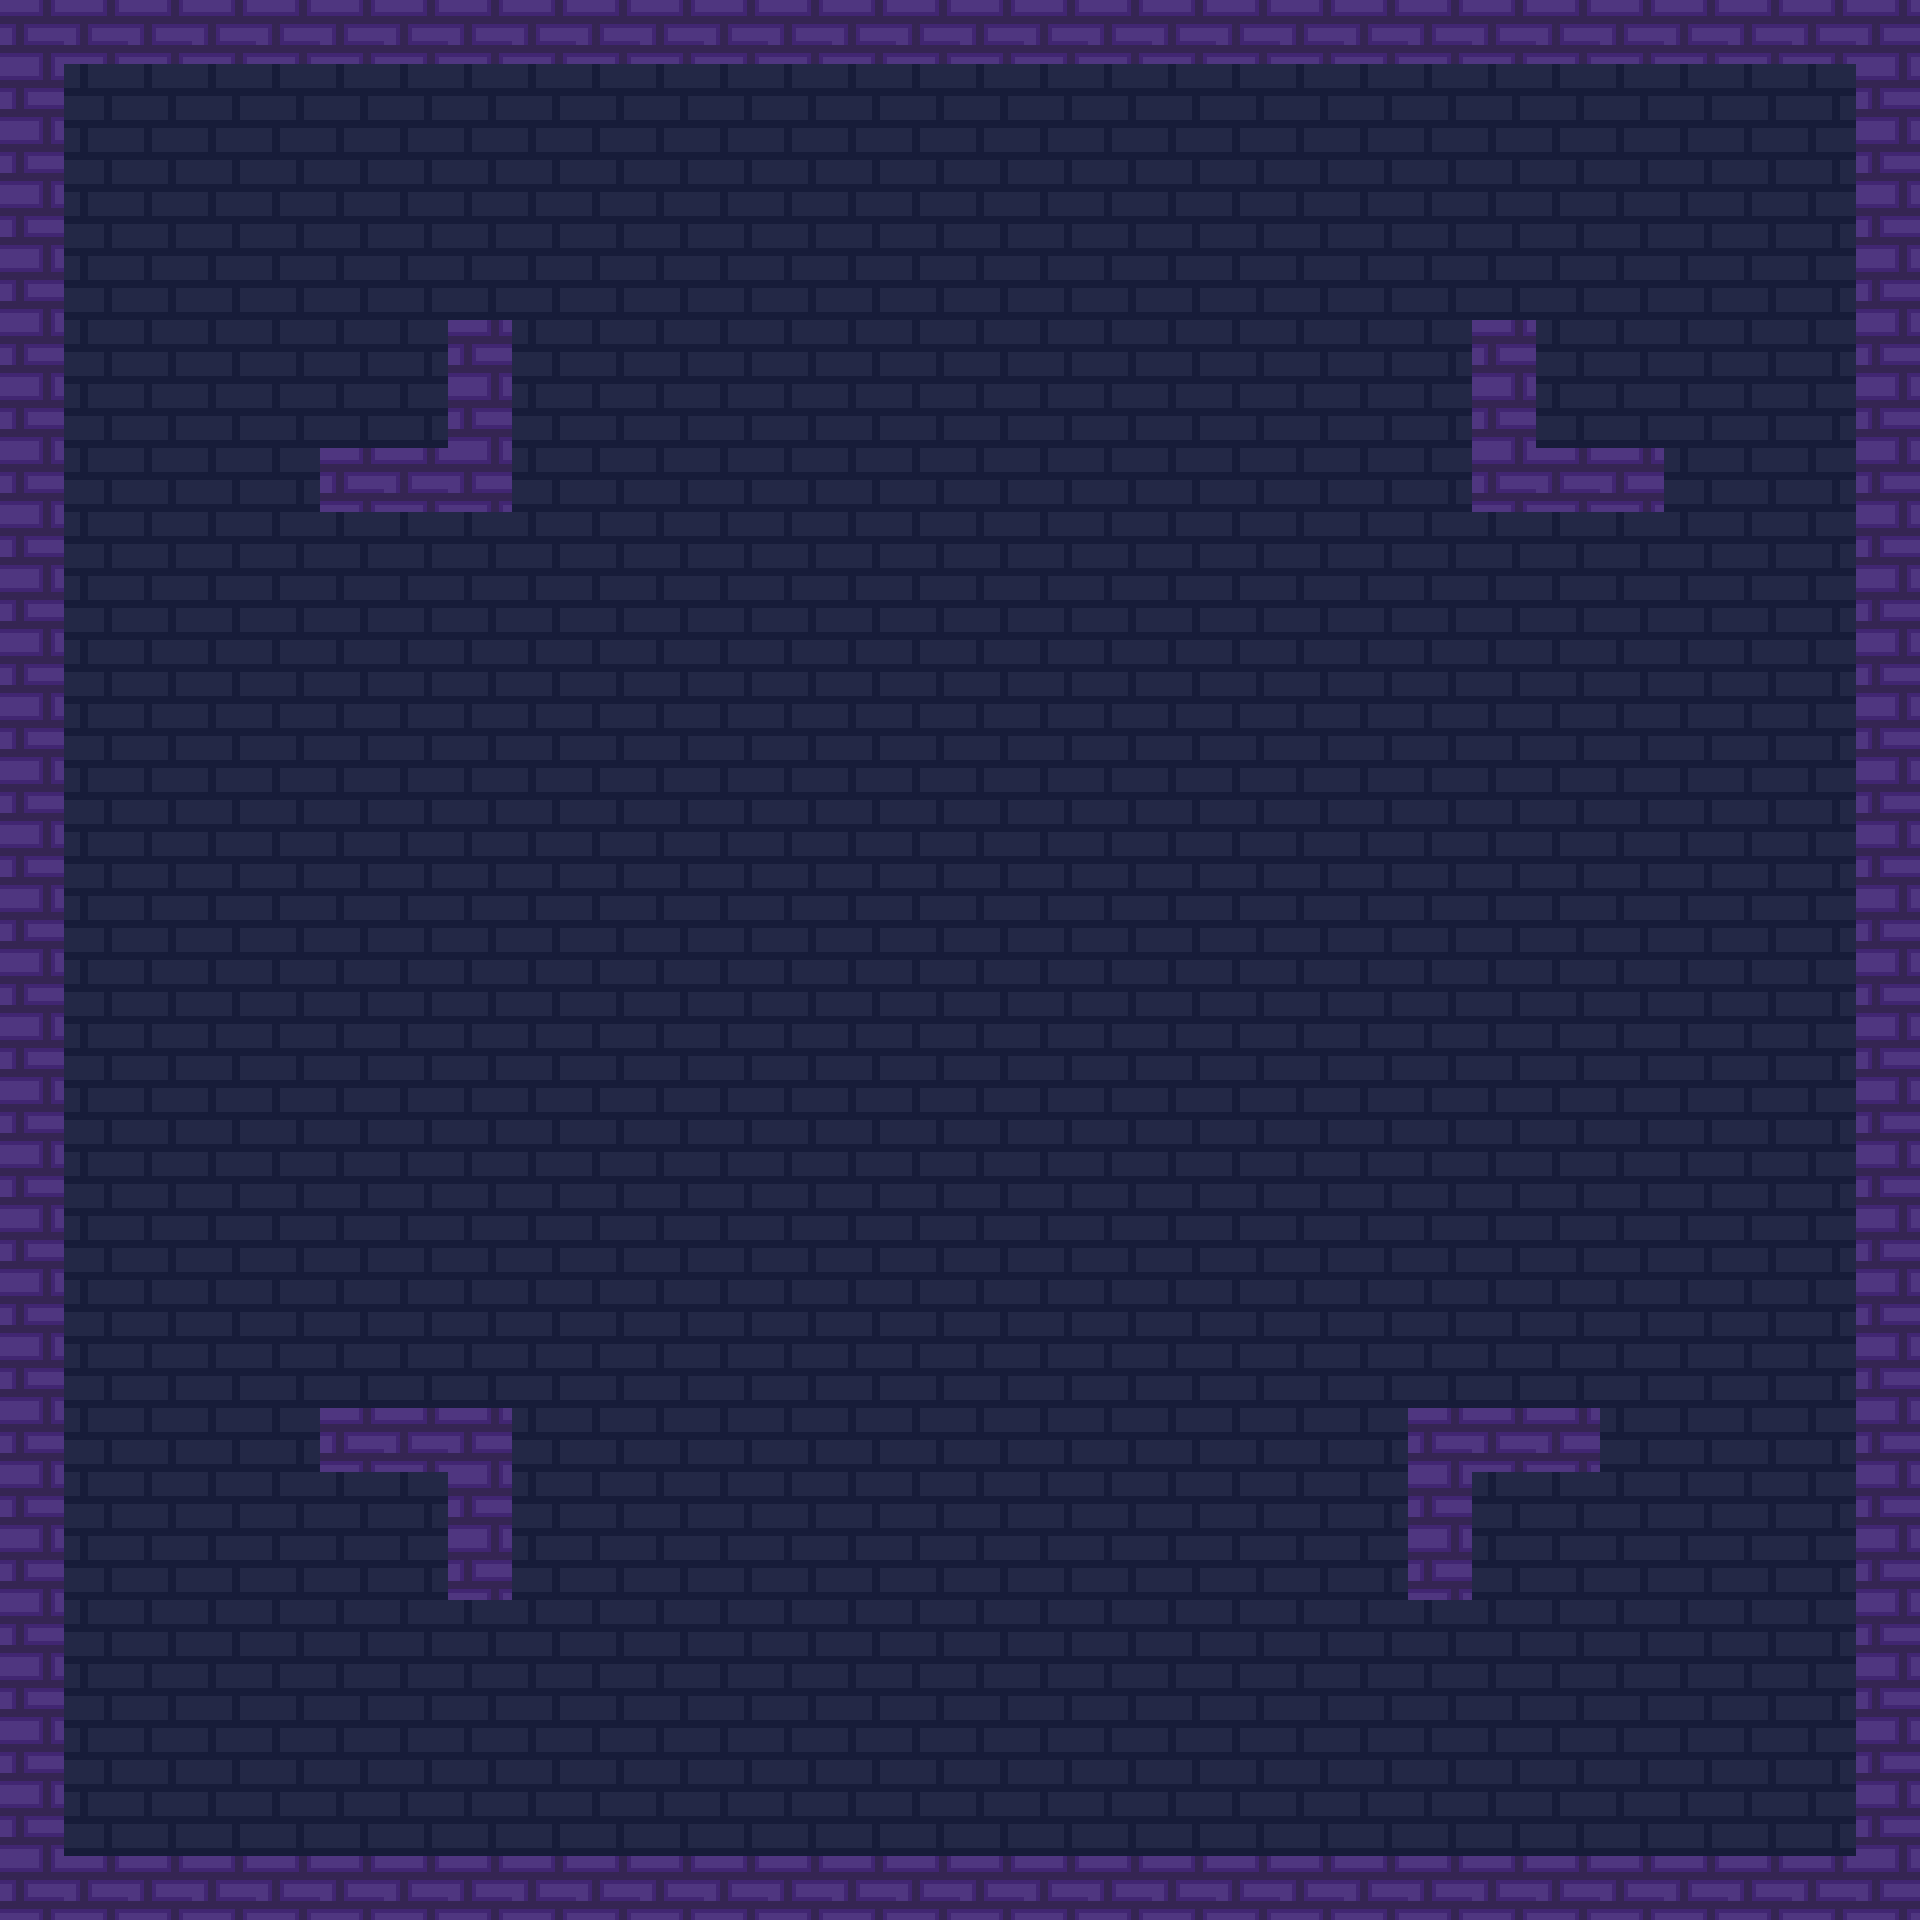

The image is a tile-based game level rendered from a .tmx file. Its description and source (layers, tilesets, objects; grid data summarised) follow:
An orthogonal 30x30 tile map with 64x64 px tiles, 4 tile layers (BG, Terrain, Platforms, FG), 4 tilesets and 3 objects (boss_fight, Boss).

<map version="1.10" tiledversion="1.11.2" orientation="orthogonal" renderorder="right-down" width="30" height="30" tilewidth="64" tileheight="64" infinite="0" nextlayerid="11" nextobjectid="7">
 <tileset firstgid="1" source="../tilesets/MP2 Tileset_scaled_64x.tsx" />
 <tileset firstgid="385" source="../tilesets/Purple tile.tsx" />
 <tileset firstgid="386" source="../tilesets/boss.tsx" />
 <tileset firstgid="387" source="../tilesets/scaled player.tsx" />
 <layer id="4" name="BG" width="30" height="30">
  <data>[900 cells, 900 non-empty, 1 distinct tile ids]</data>
 </layer>
 <objectgroup id="8" name="BG details" />
 <layer id="1" name="Terrain" width="30" height="30">
  <data>[900 cells, 148 non-empty, 2 distinct tile ids]</data>
 </layer>
 <layer id="5" name="Platforms" width="30" height="30">
  <data>[900 cells, 0 non-empty, 0 distinct tile ids]</data>
 </layer>
 <layer id="6" name="FG" width="30" height="30">
  <data>[900 cells, 0 non-empty, 0 distinct tile ids]</data>
 </layer>
 <objectgroup id="2" name="Objects">
  <object id="6" name="Player" type="boss_fight" gid="387" x="928" y="1438" width="64" height="56">
   <properties>
    <property name="facing_right" type="bool" value="true" />
   </properties>
  </object>
 </objectgroup>
 <objectgroup id="7" name="Moving Objects" />
 <objectgroup id="10" name="Items" />
 <objectgroup id="3" name="Enemies">
  <object id="5" name="Boss" gid="386" x="744" y="1004" width="432" height="288" />
 </objectgroup>
 <objectgroup id="9" name="Data">
  <object id="4" x="0" y="0" width="64" height="64">
   <properties>
    <property name="bg" value="" />
   </properties>
  </object>
 </objectgroup>
</map>
